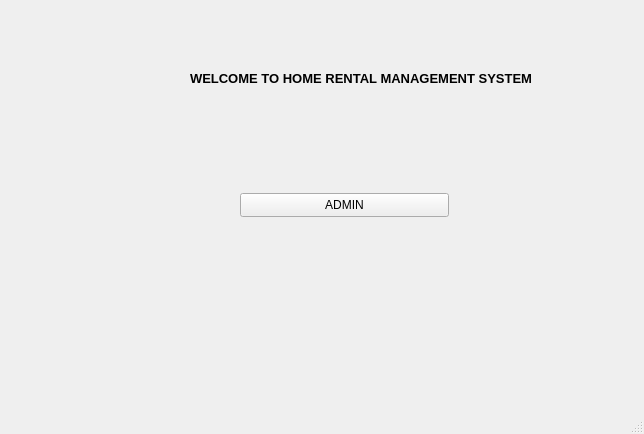
<?xml version="1.0" encoding="UTF-8"?>
<ui version="4.0">
 <class>MainWindow</class>
 <widget class="QMainWindow" name="MainWindow">
  <property name="windowModality">
   <enum>Qt::NonModal</enum>
  </property>
  <property name="geometry">
   <rect>
    <x>0</x>
    <y>0</y>
    <width>644</width>
    <height>434</height>
   </rect>
  </property>
  <property name="cursor">
   <cursorShape>ArrowCursor</cursorShape>
  </property>
  <property name="windowTitle">
   <string>MainWindow</string>
  </property>
  <property name="windowIcon">
   <iconset theme="preferences-desktop"/>
  </property>
  <property name="whatsThis">
   <string>&lt;html&gt;&lt;head/&gt;&lt;body&gt;&lt;p&gt;&lt;br/&gt;&lt;/p&gt;&lt;/body&gt;&lt;/html&gt;</string>
  </property>
  <property name="styleSheet">
   <string notr="true"/>
  </property>
  <widget class="QWidget" name="centralwidget">
   <property name="maximumSize">
    <size>
     <width>16777215</width>
     <height>16777215</height>
    </size>
   </property>
   <widget class="QLabel" name="TITLE">
    <property name="geometry">
     <rect>
      <x>190</x>
      <y>70</y>
      <width>351</width>
      <height>16</height>
     </rect>
    </property>
    <property name="font">
     <font>
      <family>Microsoft JhengHei UI</family>
      <pointsize>10</pointsize>
      <bold>true</bold>
     </font>
    </property>
    <property name="autoFillBackground">
     <bool>false</bool>
    </property>
    <property name="styleSheet">
     <string notr="true">/*qconicalgradient(cx:0.5, cy:0.5, angle:0, stop:0 rgba(255, 255, 255, 255), stop:0.373979 rgba(255, 255, 255, 255), stop:0.373991 rgba(33, 30, 255, 255), stop:0.624018 rgba(33, 30, 255, 255), stop:0.624043 rgba(255, 0, 0, 255), stop:1 rgba(255, 0, 0, 255))
</string>
    </property>
    <property name="text">
     <string>WELCOME TO HOME RENTAL MANAGEMENT SYSTEM</string>
    </property>
    <property name="wordWrap">
     <bool>false</bool>
    </property>
   </widget>
   <widget class="QWidget" name="layoutWidget">
    <property name="geometry">
     <rect>
      <x>240</x>
      <y>160</y>
      <width>211</width>
      <height>91</height>
     </rect>
    </property>
    <layout class="QVBoxLayout" name="verticalLayout">
     <item>
      <widget class="QPushButton" name="pushButton_admin">
       <property name="minimumSize">
        <size>
         <width>209</width>
         <height>0</height>
        </size>
       </property>
       <property name="maximumSize">
        <size>
         <width>209</width>
         <height>24</height>
        </size>
       </property>
       <property name="text">
        <string>ADMIN</string>
       </property>
      </widget>
     </item>
    </layout>
   </widget>
  </widget>
  <widget class="QStatusBar" name="statusBar"/>
 </widget>
 <resources/>
 <connections/>
</ui>
